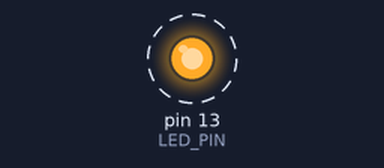
The sketch below on a simulated Arduino Uno, built with avr-gcc and run on an emulated ATmega328P. On the bench: output pins drawn as LEDs (lit = HIGH). Dashed ring = blinking.

Above: at 0.5 s.
Timing chart, 0 to 4.6 s (numbered marks = the images above):
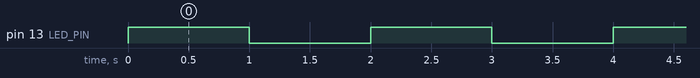

The sketch:

blink.ino
```cpp
// EdgeMind Lab: arduino-blink
// Turns the on-board LED on for one interval, then off for one interval, forever.

// LED_BUILTIN is the pin number of the board's on-board LED.
const int LED_PIN = LED_BUILTIN;

// How long the LED stays on, and then off, in milliseconds.
const unsigned long INTERVAL_MS = 1000;

void setup() {
  // setup() runs once, when the board starts or is reset.
  pinMode(LED_PIN, OUTPUT);
}

void loop() {
  // loop() runs over and over after setup() finishes.
  digitalWrite(LED_PIN, HIGH);  // LED on
  delay(INTERVAL_MS);           // wait
  digitalWrite(LED_PIN, LOW);   // LED off
  delay(INTERVAL_MS);           // wait
}
```

Measured:
- by itself, pin 13 (LED_PIN): alternates HIGH for 1.0 s and LOW for 1.0 s
